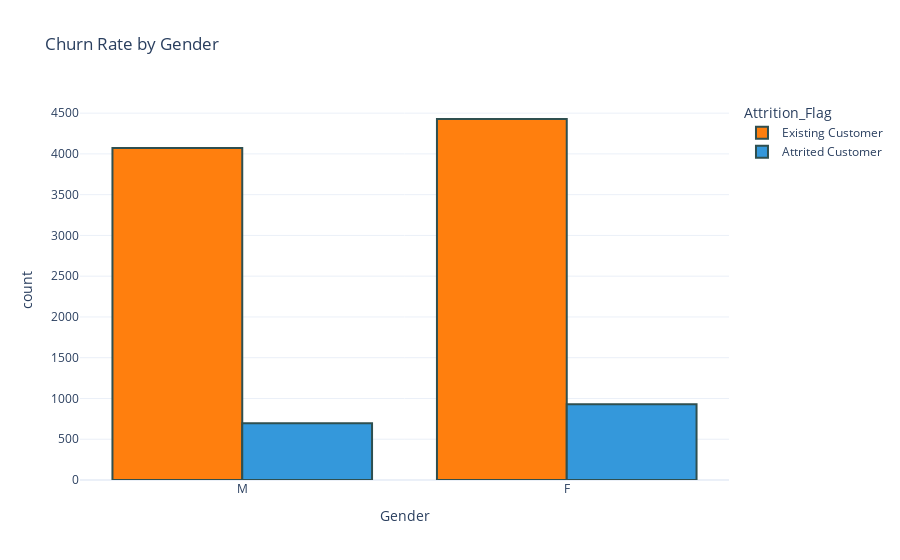

Write notebook code for a chart like this one.
### Markdown cell above
What is the relationship between churn status & Categorical variables?

### Code cell
fig = px.histogram(df_drop, x="Gender",
                   color="Attrition_Flag",
                   title="Churn Rate by Gender",
                   barmode="group",
                   template='plotly_white',
                   color_discrete_sequence=['#ff7f0e', '#3498db'])

# Customizing marker appearance
fig.update_traces(marker=dict(line=dict(width=2, color='DarkSlateGrey')))

fig.show()

### Figure 1 — Plotly figure (JSON) as saved in the notebook; plotly's stock layout.template omitted (floating-point values rounded to 4 significant figures; data arrays with more than 128 entries replaced by an {"elided": "..."} marker saying what was removed)
{"data": [{"alignmentgroup": "True", "bingroup": "x", "hovertemplate": "Attrition_Flag=Existing Customer<br>Gender=%{x}<br>count=%{y}<extra></extra>", "legendgroup": "Existing Customer", "marker": {"color": "#ff7f0e", "line": {"color": "DarkSlateGrey", "width": 2}, "pattern": {"shape": ""}}, "name": "Existing Customer", "offsetgroup": "Existing Customer", "orientation": "v", "showlegend": true, "type": "histogram", "x": {"elided": "8500 str values"}, "xaxis": "x", "yaxis": "y"}, {"alignmentgroup": "True", "bingroup": "x", "hovertemplate": "Attrition_Flag=Attrited Customer<br>Gender=%{x}<br>count=%{y}<extra></extra>", "legendgroup": "Attrited Customer", "marker": {"color": "#3498db", "line": {"color": "DarkSlateGrey", "width": 2}, "pattern": {"shape": ""}}, "name": "Attrited Customer", "offsetgroup": "Attrited Customer", "orientation": "v", "showlegend": true, "type": "histogram", "x": {"elided": "1627 str values"}, "xaxis": "x", "yaxis": "y"}], "layout": {"barmode": "group", "legend": {"title": {"text": "Attrition_Flag"}, "tracegroupgap": 0}, "title": {"text": "Churn Rate by Gender"}, "xaxis": {"anchor": "y", "domain": [0, 1], "title": {"text": "Gender"}}, "yaxis": {"anchor": "x", "domain": [0, 1], "title": {"text": "count"}}}}
